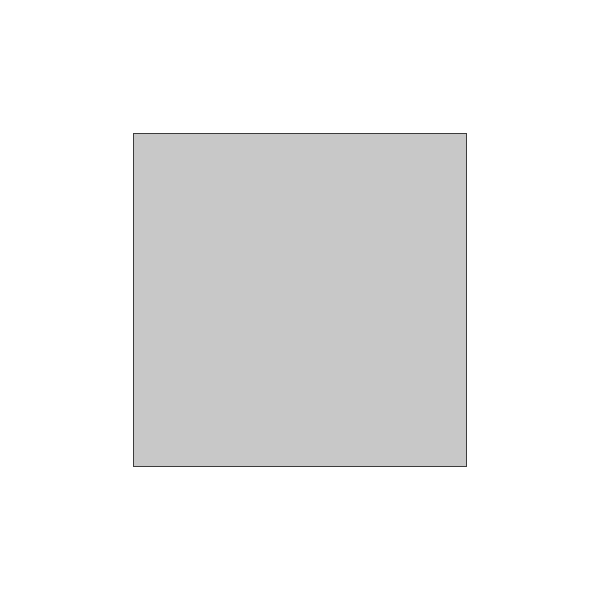
Frame 1 (no input)
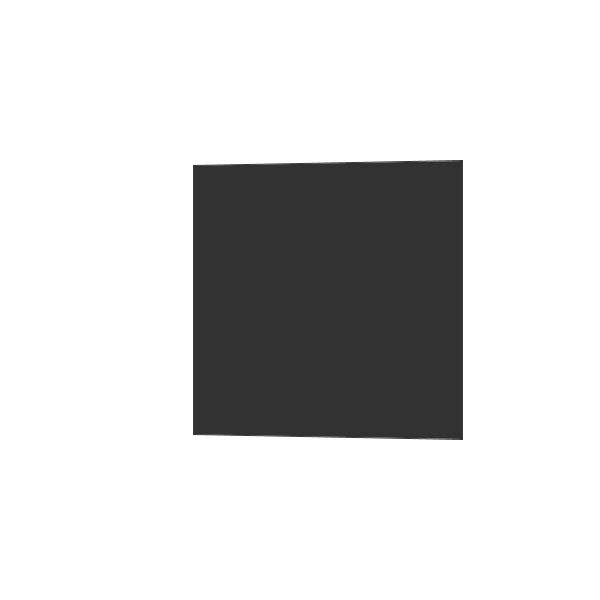
Frame 60 (the mouse pressed at the canvas centre just before this capture)
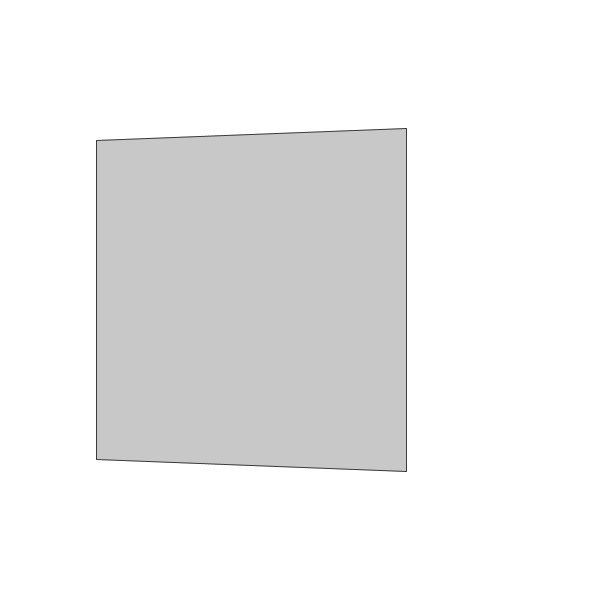
Frame 120 (the mouse held since frame 60 and released just before this capture)

The Processing sketch that drew these frames (run headless with seeded random() and noise(); from frame 60 on, the mouse is pressed at the canvas centre):

// Processing sketch: processing_63458
// ── processing_63458.pde

//頂点の座標(3次元空間上)
PVector p0;
PVector p1;
PVector p2;
PVector p3;
 
//投影された頂点の座標(2次元平面上)
PVector pp0;
PVector pp1;
PVector pp2;
PVector pp3;
 
//正方形のZ座標
int pZ = 2000;
//投影するスクリーンのZ座標
int sZ = 1500;
 
//正方形の辺の長さ
int  l = 400;
 
//回転角度
float t;
 
//法線ベクトルのZ成分
float nZ;

//移動ベクトル
PVector tV;


void setup(){
  size(600,600);
  
  //ベクトルの初期化
  p0 = new PVector(-l/2,-l/2,pZ);
  p1 = new PVector(l/2,-l/2,pZ);
  p2 = new PVector(l/2,l/2,pZ);
  p3 = new PVector(-l/2,l/2,pZ);
  
  pp0 = new PVector(0,0,0);
  pp1 = new PVector(0,0,0);
  pp2 = new PVector(0,0,0);
  pp3 = new PVector(0,0,0);
  
  tV = new PVector(0,0,-l/2);
}

void draw(){
  smooth();
  background(255,255,255);
  stroke(60);
  
  //描画基準位置を中心に移動
  translate(width/2,height/2);
  
  //移動ベクトルを計算
  tV.x = l/2 * sin(t);
  tV.z = - l/2 * cos(t);
  
  //回転によって移動する頂点の座標を計算
  //X座標を計算
  p0.x = -l/2 * cos(t);
  p1.x = l/2 * cos(t);
  p2.x = l/2 * cos(t);
  p3.x = -l/2 * cos(t);
  //Z座標を計算
  p0.z = pZ - l/2 * sin(t);
  p1.z = pZ + l/2 * sin(t);
  p2.z = pZ + l/2 * sin(t);
  p3.z = pZ - l/2 * sin(t);
  
  //現在の位置に移動ベクトルを足す
  p0.add(tV);
  p1.add(tV);
  p2.add(tV);
  p3.add(tV);
  
  //スクリーン上に投影した頂点の座標値を計算
  //X座標を計算
  pp0.x = p0.x * (float)sZ / p0.z;
  pp1.x = p1.x * (float)sZ / p1.z;
  pp2.x = p2.x * (float)sZ / p2.z;
  pp3.x = p3.x * (float)sZ / p3.z;
  //Z座標を計算
  pp0.y = p0.y * (float)sZ / p0.z;
  pp1.y = p1.y * (float)sZ / p1.z;
  pp2.y = p2.y * (float)sZ / p2.z;
  pp3.y = p3.y * (float)sZ / p3.z;
   
  //法線ベクトルのZ成分を計算
  nZ = (p1.x - p0.x) * (p3.y - p0.y) - (p3.x - p0.x) * (p1.y - p0.y);
  //法線ベクトルのZ成分によって面の向きを判断し、どちらの面が表示されているかによって色を変える
  if(nZ > 0) fill(200);
  else fill(50);
 
  //四角形を描く(投影された座標値を使用) 
  beginShape(QUADS);
  vertex(pp0.x,pp0.y);
  vertex(pp1.x,pp1.y);
  vertex(pp2.x,pp2.y);
  vertex(pp3.x,pp3.y);
  endShape();
  
  //描画する度に回転角度を増やす
  t+= 0.05;
  if(t>=TWO_PI) t = 0.0;
}
